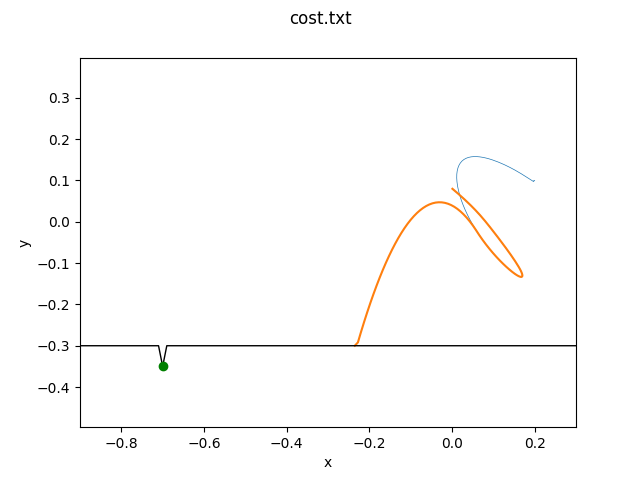

Recreate this plot in Python.
# This file is part of DmpBbo, a set of libraries and programs for the
# black-box optimization of dynamical movement primitives.
# Copyright (C) 2014 Freek Stulp, ENSTA-ParisTech
#
# DmpBbo is free software: you can redistribute it and/or modify
# it under the terms of the GNU Lesser General Public License as published by
# the Free Software Foundation, either version 2 of the License, or
# (at your option) any later version.
#
# DmpBbo is distributed in the hope that it will be useful,
# but WITHOUT ANY WARRANTY; without even the implied warranty of
# MERCHANTABILITY or FITNESS FOR A PARTICULAR PURPOSE.  See the
# GNU Lesser General Public License for more details.
#
# You should have received a copy of the GNU Lesser General Public License
# along with DmpBbo.  If not, see <http://www.gnu.org/licenses/>.
""" Script for plotting one rollout. """

import argparse
import os
from glob import glob
from pathlib import Path

import jsonpickle
import matplotlib.pyplot as plt
import numpy as np


def main():
    """ Main function that is called when executing the script. """

    parser = argparse.ArgumentParser()
    parser.add_argument("input", help="file (txt) or directory to read cost vars from")
    parser.add_argument("task", help="file (json) with task")
    # parser.add_argument("--show", action="store_true", help="show result plots")
    parser.add_argument("--save", action="store_true", help="save result plots to png")
    args = parser.parse_args()

    if os.path.isdir(args.input):
        directory = args.input
        cost_vars_filenames = glob(str(Path(directory, "*cost_vars*.txt")))
    else:
        cost_vars_filenames = [args.input]

    task = None
    if args.task is not None:
        with open(args.task, "r") as f:
            task = jsonpickle.decode(f.read())       #这里task一直没有解析成功是因为TaskThrowBall中task模块找不到，所以decode直接返回dict了。傻逼包竟然不给警告。
    
    print("Object type is: ", type(task))

    fig = plt.figure(1)
    fig.suptitle(args.input)
    n_subplots = 1
    ax = fig.add_subplot(1, n_subplots, n_subplots)
    for filename in cost_vars_filenames:
        cost_vars = np.loadtxt(filename)
        #t=TaskThrowBall.TaskThrowBall()
        print(task)
        task.plot_rollout(cost_vars, ax)

    if args.save:
        filename = Path('./', "plot_rollouts.png")
        print(f"Saving to file: {filename}")
        fig.savefig(filename)
    else:
        plt.show()


if __name__ == "__main__":
    main()
